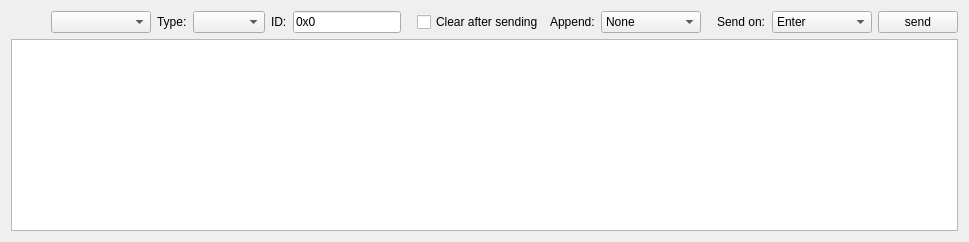
          <widget class="QWidget" name="verticalLayoutWidget">
           <layout class="QVBoxLayout" name="verticalLayout_10" stretch="0,0">
            <item>
             <layout class="QHBoxLayout" name="horizontalLayout_7" stretch="1,0,0,0,0,0,0,0,0,0,0,0,0,0">
              <item>
               <spacer name="horizontalSpacer_4">
                <property name="orientation">
                 <enum>Qt::Horizontal</enum>
                </property>
                <property name="sizeHint" stdset="0">
                 <size>
                  <width>40</width>
                  <height>20</height>
                 </size>
                </property>
               </spacer>
              </item>
              <item>
               <widget class="QComboBox" name="SendFormatComboBox">
                <property name="minimumSize">
                 <size>
                  <width>100</width>
                  <height>0</height>
                 </size>
                </property>
                <property name="toolTip">
                 <string>data format</string>
                </property>
                <property name="sizeAdjustPolicy">
                 <enum>QComboBox::AdjustToContentsOnFirstShow</enum>
                </property>
               </widget>
              </item>
              <item>
               <widget class="QLabel" name="CanTypeLabel">
                <property name="text">
                 <string>Type:</string>
                </property>
               </widget>
              </item>
              <item>
               <widget class="QComboBox" name="CanTypeBox"/>
              </item>
              <item>
               <widget class="QLabel" name="CanIdLabel">
                <property name="text">
                 <string>ID:</string>
                </property>
               </widget>
              </item>
              <item>
               <widget class="HexLineEdit" name="CanIdLineEdit">
                <property name="text">
                 <string>0x0</string>
                </property>
               </widget>
              </item>
              <item>
               <spacer name="horizontalSpacer_9">
                <property name="orientation">
                 <enum>Qt::Horizontal</enum>
                </property>
                <property name="sizeType">
                 <enum>QSizePolicy::Fixed</enum>
                </property>
                <property name="sizeHint" stdset="0">
                 <size>
                  <width>10</width>
                  <height>20</height>
                 </size>
                </property>
               </spacer>
              </item>
              <item>
               <widget class="QCheckBox" name="ClearAfterSendingCheckBox">
                <property name="toolTip">
                 <string>&lt;html&gt;&lt;head/&gt;&lt;body&gt;&lt;p&gt;if checked the input field is cleared after the data is sent&lt;/p&gt;&lt;/body&gt;&lt;/html&gt;</string>
                </property>
                <property name="text">
                 <string>Clear after sending</string>
                </property>
               </widget>
              </item>
              <item>
               <widget class="QLabel" name="label_9">
                <property name="toolTip">
                 <string>&lt;html&gt;&lt;head/&gt;&lt;body&gt;&lt;p&gt;the control byte(s) that shall be appended&lt;/p&gt;&lt;/body&gt;&lt;/html&gt;</string>
                </property>
                <property name="text">
                 <string>Append:</string>
                </property>
               </widget>
              </item>
              <item>
               <widget class="QComboBox" name="AppendComboBox">
                <property name="minimumSize">
                 <size>
                  <width>100</width>
                  <height>0</height>
                 </size>
                </property>
                <property name="toolTip">
                 <string>&lt;html&gt;&lt;head/&gt;&lt;body&gt;&lt;p&gt;the control byte(s) that shall be appended&lt;/p&gt;&lt;/body&gt;&lt;/html&gt;</string>
                </property>
                <item>
                 <property name="text">
                  <string>None</string>
                 </property>
                </item>
                <item>
                 <property name="text">
                  <string>CR</string>
                 </property>
                </item>
                <item>
                 <property name="text">
                  <string>LF</string>
                 </property>
                </item>
                <item>
                 <property name="text">
                  <string>CR+LF</string>
                 </property>
                </item>
               </widget>
              </item>
              <item>
               <spacer name="horizontalSpacer_7">
                <property name="orientation">
                 <enum>Qt::Horizontal</enum>
                </property>
                <property name="sizeType">
                 <enum>QSizePolicy::Fixed</enum>
                </property>
                <property name="sizeHint" stdset="0">
                 <size>
                  <width>10</width>
                  <height>20</height>
                 </size>
                </property>
               </spacer>
              </item>
              <item>
               <widget class="QLabel" name="label_10">
                <property name="toolTip">
                 <string>&lt;html&gt;&lt;head/&gt;&lt;body&gt;&lt;p&gt;the key(s) on which the data is sent&lt;/p&gt;&lt;/body&gt;&lt;/html&gt;</string>
                </property>
                <property name="text">
                 <string>Send on:</string>
                </property>
               </widget>
              </item>
              <item>
               <widget class="QComboBox" name="SendOnComboBox">
                <property name="minimumSize">
                 <size>
                  <width>100</width>
                  <height>0</height>
                 </size>
                </property>
                <property name="toolTip">
                 <string>&lt;html&gt;&lt;head/&gt;&lt;body&gt;&lt;p&gt;the key(s) on which the data is sent&lt;/p&gt;&lt;/body&gt;&lt;/html&gt;</string>
                </property>
                <item>
                 <property name="text">
                  <string>Enter</string>
                 </property>
                </item>
                <item>
                 <property name="text">
                  <string>Alt+Enter</string>
                 </property>
                </item>
               </widget>
              </item>
              <item>
               <widget class="QPushButton" name="SendPushButton">
                <property name="toolTip">
                 <string>&lt;html&gt;&lt;head/&gt;&lt;body&gt;&lt;p&gt;send the current data&lt;/p&gt;&lt;/body&gt;&lt;/html&gt;</string>
                </property>
                <property name="text">
                 <string>send</string>
                </property>
               </widget>
              </item>
             </layout>
            </item>
            <item>
             <widget class="QSplitter" name="SendAreaInputsSplitter">
              <property name="orientation">
               <enum>Qt::Vertical</enum>
              </property>
              <widget class="SendWindowTextEdit" name="SendTextEdit">
               <property name="sizePolicy">
                <sizepolicy hsizetype="Expanding" vsizetype="Ignored">
                 <horstretch>0</horstretch>
                 <verstretch>0</verstretch>
                </sizepolicy>
               </property>
               <property name="maximumSize">
                <size>
                 <width>16777215</width>
                 <height>16777215</height>
                </size>
               </property>
               <property name="toolTip">
                <string>&lt;html&gt;&lt;head/&gt;&lt;body&gt;&lt;p&gt;multi-line send input (to send the data press the send button or the configured keys)&lt;/p&gt;&lt;/body&gt;&lt;/html&gt;</string>
               </property>
               <property name="verticalScrollBarPolicy">
                <enum>Qt::ScrollBarAsNeeded</enum>
               </property>
              </widget>
             </widget>
            </item>
           </layout>
          </widget>
